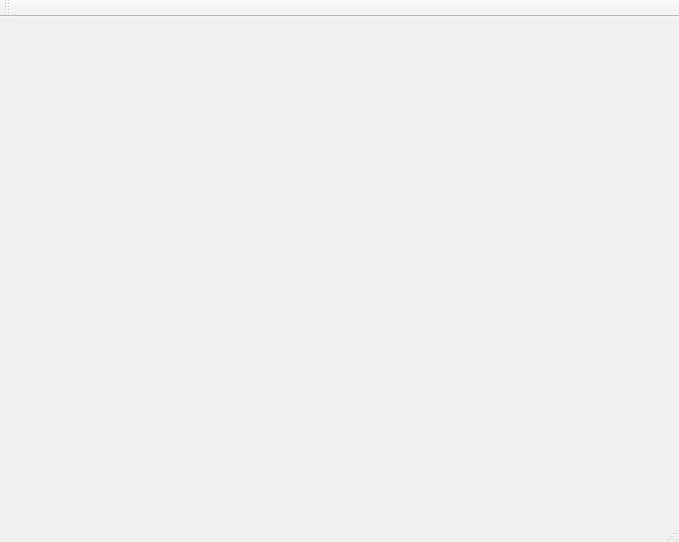
<ui version="4.0" >
 <class>ApplicationWindow</class>
 <widget class="QMainWindow" name="ApplicationWindow" >
  <property name="geometry" >
   <rect>
    <x>0</x>
    <y>0</y>
    <width>679</width>
    <height>542</height>
   </rect>
  </property>
  <property name="palette" >
   <palette>
    <active>
     <colorrole role="WindowText" >
      <brush brushstyle="SolidPattern" >
       <color alpha="255" >
        <red>0</red>
        <green>0</green>
        <blue>0</blue>
       </color>
      </brush>
     </colorrole>
     <colorrole role="Button" >
      <brush brushstyle="SolidPattern" >
       <color alpha="255" >
        <red>208</red>
        <green>208</green>
        <blue>208</blue>
       </color>
      </brush>
     </colorrole>
     <colorrole role="Light" >
      <brush brushstyle="SolidPattern" >
       <color alpha="255" >
        <red>255</red>
        <green>255</green>
        <blue>255</blue>
       </color>
      </brush>
     </colorrole>
     <colorrole role="Midlight" >
      <brush brushstyle="SolidPattern" >
       <color alpha="255" >
        <red>247</red>
        <green>247</green>
        <blue>247</blue>
       </color>
      </brush>
     </colorrole>
     <colorrole role="Dark" >
      <brush brushstyle="SolidPattern" >
       <color alpha="255" >
        <red>120</red>
        <green>120</green>
        <blue>120</blue>
       </color>
      </brush>
     </colorrole>
     <colorrole role="Mid" >
      <brush brushstyle="SolidPattern" >
       <color alpha="255" >
        <red>139</red>
        <green>139</green>
        <blue>139</blue>
       </color>
      </brush>
     </colorrole>
     <colorrole role="Text" >
      <brush brushstyle="SolidPattern" >
       <color alpha="255" >
        <red>0</red>
        <green>0</green>
        <blue>0</blue>
       </color>
      </brush>
     </colorrole>
     <colorrole role="BrightText" >
      <brush brushstyle="SolidPattern" >
       <color alpha="255" >
        <red>255</red>
        <green>255</green>
        <blue>255</blue>
       </color>
      </brush>
     </colorrole>
     <colorrole role="ButtonText" >
      <brush brushstyle="SolidPattern" >
       <color alpha="255" >
        <red>0</red>
        <green>0</green>
        <blue>0</blue>
       </color>
      </brush>
     </colorrole>
     <colorrole role="Base" >
      <brush brushstyle="SolidPattern" >
       <color alpha="255" >
        <red>255</red>
        <green>255</green>
        <blue>255</blue>
       </color>
      </brush>
     </colorrole>
     <colorrole role="Window" >
      <brush brushstyle="SolidPattern" >
       <color alpha="255" >
        <red>240</red>
        <green>240</green>
        <blue>240</blue>
       </color>
      </brush>
     </colorrole>
     <colorrole role="Shadow" >
      <brush brushstyle="SolidPattern" >
       <color alpha="255" >
        <red>0</red>
        <green>0</green>
        <blue>0</blue>
       </color>
      </brush>
     </colorrole>
     <colorrole role="Highlight" >
      <brush brushstyle="SolidPattern" >
       <color alpha="255" >
        <red>10</red>
        <green>36</green>
        <blue>106</blue>
       </color>
      </brush>
     </colorrole>
     <colorrole role="HighlightedText" >
      <brush brushstyle="SolidPattern" >
       <color alpha="255" >
        <red>255</red>
        <green>255</green>
        <blue>255</blue>
       </color>
      </brush>
     </colorrole>
     <colorrole role="Link" >
      <brush brushstyle="SolidPattern" >
       <color alpha="255" >
        <red>0</red>
        <green>0</green>
        <blue>255</blue>
       </color>
      </brush>
     </colorrole>
     <colorrole role="LinkVisited" >
      <brush brushstyle="SolidPattern" >
       <color alpha="255" >
        <red>255</red>
        <green>0</green>
        <blue>255</blue>
       </color>
      </brush>
     </colorrole>
     <colorrole role="AlternateBase" >
      <brush brushstyle="SolidPattern" >
       <color alpha="255" >
        <red>247</red>
        <green>247</green>
        <blue>247</blue>
       </color>
      </brush>
     </colorrole>
    </active>
    <inactive>
     <colorrole role="WindowText" >
      <brush brushstyle="SolidPattern" >
       <color alpha="255" >
        <red>0</red>
        <green>0</green>
        <blue>0</blue>
       </color>
      </brush>
     </colorrole>
     <colorrole role="Button" >
      <brush brushstyle="SolidPattern" >
       <color alpha="255" >
        <red>208</red>
        <green>208</green>
        <blue>208</blue>
       </color>
      </brush>
     </colorrole>
     <colorrole role="Light" >
      <brush brushstyle="SolidPattern" >
       <color alpha="255" >
        <red>255</red>
        <green>255</green>
        <blue>255</blue>
       </color>
      </brush>
     </colorrole>
     <colorrole role="Midlight" >
      <brush brushstyle="SolidPattern" >
       <color alpha="255" >
        <red>247</red>
        <green>247</green>
        <blue>247</blue>
       </color>
      </brush>
     </colorrole>
     <colorrole role="Dark" >
      <brush brushstyle="SolidPattern" >
       <color alpha="255" >
        <red>120</red>
        <green>120</green>
        <blue>120</blue>
       </color>
      </brush>
     </colorrole>
     <colorrole role="Mid" >
      <brush brushstyle="SolidPattern" >
       <color alpha="255" >
        <red>139</red>
        <green>139</green>
        <blue>139</blue>
       </color>
      </brush>
     </colorrole>
     <colorrole role="Text" >
      <brush brushstyle="SolidPattern" >
       <color alpha="255" >
        <red>0</red>
        <green>0</green>
        <blue>0</blue>
       </color>
      </brush>
     </colorrole>
     <colorrole role="BrightText" >
      <brush brushstyle="SolidPattern" >
       <color alpha="255" >
        <red>255</red>
        <green>255</green>
        <blue>255</blue>
       </color>
      </brush>
     </colorrole>
     <colorrole role="ButtonText" >
      <brush brushstyle="SolidPattern" >
       <color alpha="255" >
        <red>0</red>
        <green>0</green>
        <blue>0</blue>
       </color>
      </brush>
     </colorrole>
     <colorrole role="Base" >
      <brush brushstyle="SolidPattern" >
       <color alpha="255" >
        <red>255</red>
        <green>255</green>
        <blue>255</blue>
       </color>
      </brush>
     </colorrole>
     <colorrole role="Window" >
      <brush brushstyle="SolidPattern" >
       <color alpha="255" >
        <red>240</red>
        <green>240</green>
        <blue>240</blue>
       </color>
      </brush>
     </colorrole>
     <colorrole role="Shadow" >
      <brush brushstyle="SolidPattern" >
       <color alpha="255" >
        <red>0</red>
        <green>0</green>
        <blue>0</blue>
       </color>
      </brush>
     </colorrole>
     <colorrole role="Highlight" >
      <brush brushstyle="SolidPattern" >
       <color alpha="255" >
        <red>212</red>
        <green>208</green>
        <blue>200</blue>
       </color>
      </brush>
     </colorrole>
     <colorrole role="HighlightedText" >
      <brush brushstyle="SolidPattern" >
       <color alpha="255" >
        <red>0</red>
        <green>0</green>
        <blue>0</blue>
       </color>
      </brush>
     </colorrole>
     <colorrole role="Link" >
      <brush brushstyle="SolidPattern" >
       <color alpha="255" >
        <red>0</red>
        <green>0</green>
        <blue>255</blue>
       </color>
      </brush>
     </colorrole>
     <colorrole role="LinkVisited" >
      <brush brushstyle="SolidPattern" >
       <color alpha="255" >
        <red>255</red>
        <green>0</green>
        <blue>255</blue>
       </color>
      </brush>
     </colorrole>
     <colorrole role="AlternateBase" >
      <brush brushstyle="SolidPattern" >
       <color alpha="255" >
        <red>247</red>
        <green>247</green>
        <blue>247</blue>
       </color>
      </brush>
     </colorrole>
    </inactive>
    <disabled>
     <colorrole role="WindowText" >
      <brush brushstyle="SolidPattern" >
       <color alpha="255" >
        <red>120</red>
        <green>120</green>
        <blue>120</blue>
       </color>
      </brush>
     </colorrole>
     <colorrole role="Button" >
      <brush brushstyle="SolidPattern" >
       <color alpha="255" >
        <red>208</red>
        <green>208</green>
        <blue>208</blue>
       </color>
      </brush>
     </colorrole>
     <colorrole role="Light" >
      <brush brushstyle="SolidPattern" >
       <color alpha="255" >
        <red>255</red>
        <green>255</green>
        <blue>255</blue>
       </color>
      </brush>
     </colorrole>
     <colorrole role="Midlight" >
      <brush brushstyle="SolidPattern" >
       <color alpha="255" >
        <red>247</red>
        <green>247</green>
        <blue>247</blue>
       </color>
      </brush>
     </colorrole>
     <colorrole role="Dark" >
      <brush brushstyle="SolidPattern" >
       <color alpha="255" >
        <red>120</red>
        <green>120</green>
        <blue>120</blue>
       </color>
      </brush>
     </colorrole>
     <colorrole role="Mid" >
      <brush brushstyle="SolidPattern" >
       <color alpha="255" >
        <red>139</red>
        <green>139</green>
        <blue>139</blue>
       </color>
      </brush>
     </colorrole>
     <colorrole role="Text" >
      <brush brushstyle="SolidPattern" >
       <color alpha="255" >
        <red>120</red>
        <green>120</green>
        <blue>120</blue>
       </color>
      </brush>
     </colorrole>
     <colorrole role="BrightText" >
      <brush brushstyle="SolidPattern" >
       <color alpha="255" >
        <red>255</red>
        <green>255</green>
        <blue>255</blue>
       </color>
      </brush>
     </colorrole>
     <colorrole role="ButtonText" >
      <brush brushstyle="SolidPattern" >
       <color alpha="255" >
        <red>120</red>
        <green>120</green>
        <blue>120</blue>
       </color>
      </brush>
     </colorrole>
     <colorrole role="Base" >
      <brush brushstyle="SolidPattern" >
       <color alpha="255" >
        <red>240</red>
        <green>240</green>
        <blue>240</blue>
       </color>
      </brush>
     </colorrole>
     <colorrole role="Window" >
      <brush brushstyle="SolidPattern" >
       <color alpha="255" >
        <red>240</red>
        <green>240</green>
        <blue>240</blue>
       </color>
      </brush>
     </colorrole>
     <colorrole role="Shadow" >
      <brush brushstyle="SolidPattern" >
       <color alpha="255" >
        <red>0</red>
        <green>0</green>
        <blue>0</blue>
       </color>
      </brush>
     </colorrole>
     <colorrole role="Highlight" >
      <brush brushstyle="SolidPattern" >
       <color alpha="255" >
        <red>10</red>
        <green>36</green>
        <blue>106</blue>
       </color>
      </brush>
     </colorrole>
     <colorrole role="HighlightedText" >
      <brush brushstyle="SolidPattern" >
       <color alpha="255" >
        <red>255</red>
        <green>255</green>
        <blue>255</blue>
       </color>
      </brush>
     </colorrole>
     <colorrole role="Link" >
      <brush brushstyle="SolidPattern" >
       <color alpha="255" >
        <red>0</red>
        <green>0</green>
        <blue>255</blue>
       </color>
      </brush>
     </colorrole>
     <colorrole role="LinkVisited" >
      <brush brushstyle="SolidPattern" >
       <color alpha="255" >
        <red>255</red>
        <green>0</green>
        <blue>255</blue>
       </color>
      </brush>
     </colorrole>
     <colorrole role="AlternateBase" >
      <brush brushstyle="SolidPattern" >
       <color alpha="255" >
        <red>247</red>
        <green>247</green>
        <blue>247</blue>
       </color>
      </brush>
     </colorrole>
    </disabled>
   </palette>
  </property>
  <property name="font" >
   <font>
    <family>Arial</family>
    <pointsize>10</pointsize>
    <weight>50</weight>
    <italic>false</italic>
    <bold>false</bold>
    <underline>false</underline>
    <strikeout>false</strikeout>
   </font>
  </property>
  <property name="contextMenuPolicy" >
   <enum>Qt::CustomContextMenu</enum>
  </property>
  <property name="windowTitle" >
   <string>RetroShare</string>
  </property>
  <property name="iconSize" >
   <size>
    <width>24</width>
    <height>24</height>
   </size>
  </property>
  <property name="toolButtonStyle" >
   <enum>Qt::ToolButtonTextUnderIcon</enum>
  </property>
  <widget class="QWidget" name="centralwidget" >
   <property name="geometry" >
    <rect>
     <x>0</x>
     <y>12</y>
     <width>679</width>
     <height>509</height>
    </rect>
   </property>
   <layout class="QGridLayout" >
    <property name="horizontalSpacing" >
     <number>0</number>
    </property>
    <property name="margin" >
     <number>0</number>
    </property>
    <item row="0" column="0" >
     <widget class="MainPageStack" native="1" name="stackPages" >
      <property name="sizeIncrement" >
       <size>
        <width>120</width>
        <height>0</height>
       </size>
      </property>
      <property name="baseSize" >
       <size>
        <width>120</width>
        <height>0</height>
       </size>
      </property>
      <property name="palette" >
       <palette>
        <active>
         <colorrole role="WindowText" >
          <brush brushstyle="SolidPattern" >
           <color alpha="255" >
            <red>0</red>
            <green>0</green>
            <blue>0</blue>
           </color>
          </brush>
         </colorrole>
         <colorrole role="Button" >
          <brush brushstyle="SolidPattern" >
           <color alpha="255" >
            <red>208</red>
            <green>208</green>
            <blue>208</blue>
           </color>
          </brush>
         </colorrole>
         <colorrole role="Light" >
          <brush brushstyle="SolidPattern" >
           <color alpha="255" >
            <red>255</red>
            <green>255</green>
            <blue>255</blue>
           </color>
          </brush>
         </colorrole>
         <colorrole role="Midlight" >
          <brush brushstyle="SolidPattern" >
           <color alpha="255" >
            <red>247</red>
            <green>247</green>
            <blue>247</blue>
           </color>
          </brush>
         </colorrole>
         <colorrole role="Dark" >
          <brush brushstyle="SolidPattern" >
           <color alpha="255" >
            <red>120</red>
            <green>120</green>
            <blue>120</blue>
           </color>
          </brush>
         </colorrole>
         <colorrole role="Mid" >
          <brush brushstyle="SolidPattern" >
           <color alpha="255" >
            <red>160</red>
            <green>160</green>
            <blue>160</blue>
           </color>
          </brush>
         </colorrole>
         <colorrole role="Text" >
          <brush brushstyle="SolidPattern" >
           <color alpha="255" >
            <red>0</red>
            <green>0</green>
            <blue>0</blue>
           </color>
          </brush>
         </colorrole>
         <colorrole role="BrightText" >
          <brush brushstyle="SolidPattern" >
           <color alpha="255" >
            <red>255</red>
            <green>255</green>
            <blue>255</blue>
           </color>
          </brush>
         </colorrole>
         <colorrole role="ButtonText" >
          <brush brushstyle="SolidPattern" >
           <color alpha="255" >
            <red>0</red>
            <green>0</green>
            <blue>0</blue>
           </color>
          </brush>
         </colorrole>
         <colorrole role="Base" >
          <brush brushstyle="SolidPattern" >
           <color alpha="255" >
            <red>255</red>
            <green>255</green>
            <blue>255</blue>
           </color>
          </brush>
         </colorrole>
         <colorrole role="Window" >
          <brush brushstyle="SolidPattern" >
           <color alpha="255" >
            <red>240</red>
            <green>240</green>
            <blue>240</blue>
           </color>
          </brush>
         </colorrole>
         <colorrole role="Shadow" >
          <brush brushstyle="SolidPattern" >
           <color alpha="255" >
            <red>0</red>
            <green>0</green>
            <blue>0</blue>
           </color>
          </brush>
         </colorrole>
         <colorrole role="Highlight" >
          <brush brushstyle="SolidPattern" >
           <color alpha="255" >
            <red>10</red>
            <green>36</green>
            <blue>106</blue>
           </color>
          </brush>
         </colorrole>
         <colorrole role="HighlightedText" >
          <brush brushstyle="SolidPattern" >
           <color alpha="255" >
            <red>255</red>
            <green>255</green>
            <blue>255</blue>
           </color>
          </brush>
         </colorrole>
         <colorrole role="Link" >
          <brush brushstyle="SolidPattern" >
           <color alpha="255" >
            <red>0</red>
            <green>0</green>
            <blue>255</blue>
           </color>
          </brush>
         </colorrole>
         <colorrole role="LinkVisited" >
          <brush brushstyle="SolidPattern" >
           <color alpha="255" >
            <red>255</red>
            <green>0</green>
            <blue>255</blue>
           </color>
          </brush>
         </colorrole>
         <colorrole role="AlternateBase" >
          <brush brushstyle="SolidPattern" >
           <color alpha="255" >
            <red>247</red>
            <green>247</green>
            <blue>247</blue>
           </color>
          </brush>
         </colorrole>
        </active>
        <inactive>
         <colorrole role="WindowText" >
          <brush brushstyle="SolidPattern" >
           <color alpha="255" >
            <red>0</red>
            <green>0</green>
            <blue>0</blue>
           </color>
          </brush>
         </colorrole>
         <colorrole role="Button" >
          <brush brushstyle="SolidPattern" >
           <color alpha="255" >
            <red>208</red>
            <green>208</green>
            <blue>208</blue>
           </color>
          </brush>
         </colorrole>
         <colorrole role="Light" >
          <brush brushstyle="SolidPattern" >
           <color alpha="255" >
            <red>255</red>
            <green>255</green>
            <blue>255</blue>
           </color>
          </brush>
         </colorrole>
         <colorrole role="Midlight" >
          <brush brushstyle="SolidPattern" >
           <color alpha="255" >
            <red>247</red>
            <green>247</green>
            <blue>247</blue>
           </color>
          </brush>
         </colorrole>
         <colorrole role="Dark" >
          <brush brushstyle="SolidPattern" >
           <color alpha="255" >
            <red>120</red>
            <green>120</green>
            <blue>120</blue>
           </color>
          </brush>
         </colorrole>
         <colorrole role="Mid" >
          <brush brushstyle="SolidPattern" >
           <color alpha="255" >
            <red>160</red>
            <green>160</green>
            <blue>160</blue>
           </color>
          </brush>
         </colorrole>
         <colorrole role="Text" >
          <brush brushstyle="SolidPattern" >
           <color alpha="255" >
            <red>0</red>
            <green>0</green>
            <blue>0</blue>
           </color>
          </brush>
         </colorrole>
         <colorrole role="BrightText" >
          <brush brushstyle="SolidPattern" >
           <color alpha="255" >
            <red>255</red>
            <green>255</green>
            <blue>255</blue>
           </color>
          </brush>
         </colorrole>
         <colorrole role="ButtonText" >
          <brush brushstyle="SolidPattern" >
           <color alpha="255" >
            <red>0</red>
            <green>0</green>
            <blue>0</blue>
           </color>
          </brush>
         </colorrole>
         <colorrole role="Base" >
          <brush brushstyle="SolidPattern" >
           <color alpha="255" >
            <red>255</red>
            <green>255</green>
            <blue>255</blue>
           </color>
          </brush>
         </colorrole>
         <colorrole role="Window" >
          <brush brushstyle="SolidPattern" >
           <color alpha="255" >
            <red>240</red>
            <green>240</green>
            <blue>240</blue>
           </color>
          </brush>
         </colorrole>
         <colorrole role="Shadow" >
          <brush brushstyle="SolidPattern" >
           <color alpha="255" >
            <red>0</red>
            <green>0</green>
            <blue>0</blue>
           </color>
          </brush>
         </colorrole>
         <colorrole role="Highlight" >
          <brush brushstyle="SolidPattern" >
           <color alpha="255" >
            <red>212</red>
            <green>208</green>
            <blue>200</blue>
           </color>
          </brush>
         </colorrole>
         <colorrole role="HighlightedText" >
          <brush brushstyle="SolidPattern" >
           <color alpha="255" >
            <red>0</red>
            <green>0</green>
            <blue>0</blue>
           </color>
          </brush>
         </colorrole>
         <colorrole role="Link" >
          <brush brushstyle="SolidPattern" >
           <color alpha="255" >
            <red>0</red>
            <green>0</green>
            <blue>255</blue>
           </color>
          </brush>
         </colorrole>
         <colorrole role="LinkVisited" >
          <brush brushstyle="SolidPattern" >
           <color alpha="255" >
            <red>255</red>
            <green>0</green>
            <blue>255</blue>
           </color>
          </brush>
         </colorrole>
         <colorrole role="AlternateBase" >
          <brush brushstyle="SolidPattern" >
           <color alpha="255" >
            <red>247</red>
            <green>247</green>
            <blue>247</blue>
           </color>
          </brush>
         </colorrole>
        </inactive>
        <disabled>
         <colorrole role="WindowText" >
          <brush brushstyle="SolidPattern" >
           <color alpha="255" >
            <red>120</red>
            <green>120</green>
            <blue>120</blue>
           </color>
          </brush>
         </colorrole>
         <colorrole role="Button" >
          <brush brushstyle="SolidPattern" >
           <color alpha="255" >
            <red>208</red>
            <green>208</green>
            <blue>208</blue>
           </color>
          </brush>
         </colorrole>
         <colorrole role="Light" >
          <brush brushstyle="SolidPattern" >
           <color alpha="255" >
            <red>255</red>
            <green>255</green>
            <blue>255</blue>
           </color>
          </brush>
         </colorrole>
         <colorrole role="Midlight" >
          <brush brushstyle="SolidPattern" >
           <color alpha="255" >
            <red>247</red>
            <green>247</green>
            <blue>247</blue>
           </color>
          </brush>
         </colorrole>
         <colorrole role="Dark" >
          <brush brushstyle="SolidPattern" >
           <color alpha="255" >
            <red>120</red>
            <green>120</green>
            <blue>120</blue>
           </color>
          </brush>
         </colorrole>
         <colorrole role="Mid" >
          <brush brushstyle="SolidPattern" >
           <color alpha="255" >
            <red>160</red>
            <green>160</green>
            <blue>160</blue>
           </color>
          </brush>
         </colorrole>
         <colorrole role="Text" >
          <brush brushstyle="SolidPattern" >
           <color alpha="255" >
            <red>120</red>
            <green>120</green>
            <blue>120</blue>
           </color>
          </brush>
         </colorrole>
         <colorrole role="BrightText" >
          <brush brushstyle="SolidPattern" >
           <color alpha="255" >
            <red>255</red>
            <green>255</green>
            <blue>255</blue>
           </color>
          </brush>
         </colorrole>
         <colorrole role="ButtonText" >
          <brush brushstyle="SolidPattern" >
           <color alpha="255" >
            <red>120</red>
            <green>120</green>
            <blue>120</blue>
           </color>
          </brush>
         </colorrole>
         <colorrole role="Base" >
          <brush brushstyle="SolidPattern" >
           <color alpha="255" >
            <red>240</red>
            <green>240</green>
            <blue>240</blue>
           </color>
          </brush>
         </colorrole>
         <colorrole role="Window" >
          <brush brushstyle="SolidPattern" >
           <color alpha="255" >
            <red>240</red>
            <green>240</green>
            <blue>240</blue>
           </color>
          </brush>
         </colorrole>
         <colorrole role="Shadow" >
          <brush brushstyle="SolidPattern" >
           <color alpha="255" >
            <red>0</red>
            <green>0</green>
            <blue>0</blue>
           </color>
          </brush>
         </colorrole>
         <colorrole role="Highlight" >
          <brush brushstyle="SolidPattern" >
           <color alpha="255" >
            <red>10</red>
            <green>36</green>
            <blue>106</blue>
           </color>
          </brush>
         </colorrole>
         <colorrole role="HighlightedText" >
          <brush brushstyle="SolidPattern" >
           <color alpha="255" >
            <red>255</red>
            <green>255</green>
            <blue>255</blue>
           </color>
          </brush>
         </colorrole>
         <colorrole role="Link" >
          <brush brushstyle="SolidPattern" >
           <color alpha="255" >
            <red>0</red>
            <green>0</green>
            <blue>255</blue>
           </color>
          </brush>
         </colorrole>
         <colorrole role="LinkVisited" >
          <brush brushstyle="SolidPattern" >
           <color alpha="255" >
            <red>255</red>
            <green>0</green>
            <blue>255</blue>
           </color>
          </brush>
         </colorrole>
         <colorrole role="AlternateBase" >
          <brush brushstyle="SolidPattern" >
           <color alpha="255" >
            <red>247</red>
            <green>247</green>
            <blue>247</blue>
           </color>
          </brush>
         </colorrole>
        </disabled>
       </palette>
      </property>
      <property name="font" >
       <font>
        <weight>50</weight>
        <bold>false</bold>
       </font>
      </property>
      <property name="contextMenuPolicy" >
       <enum>Qt::NoContextMenu</enum>
      </property>
     </widget>
    </item>
   </layout>
  </widget>
  <widget class="QStatusBar" name="statusbar" >
   <property name="geometry" >
    <rect>
     <x>0</x>
     <y>521</y>
     <width>679</width>
     <height>21</height>
    </rect>
   </property>
  </widget>
  <widget class="QToolBar" name="toolBar" >
   <property name="geometry" >
    <rect>
     <x>0</x>
     <y>0</y>
     <width>679</width>
     <height>12</height>
    </rect>
   </property>
   <property name="contextMenuPolicy" >
    <enum>Qt::NoContextMenu</enum>
   </property>
   <property name="movable" >
    <bool>true</bool>
   </property>
   <property name="allowedAreas" >
    <set>Qt::TopToolBarArea</set>
   </property>
   <property name="orientation" >
    <enum>Qt::Horizontal</enum>
   </property>
   <property name="iconSize" >
    <size>
     <width>24</width>
     <height>24</height>
    </size>
   </property>
   <property name="toolButtonStyle" >
    <enum>Qt::ToolButtonTextUnderIcon</enum>
   </property>
   <attribute name="toolBarArea" >
    <enum>TopToolBarArea</enum>
   </attribute>
   <attribute name="toolBarBreak" >
    <bool>false</bool>
   </attribute>
  </widget>
 </widget>
 <customwidgets>
  <customwidget>
   <class>MainPageStack</class>
   <extends>QWidget</extends>
   <header>gui/mainpagestack.h</header>
  </customwidget>
 </customwidgets>
 <resources>
  <include location="images.qrc" />
 </resources>
 <connections/>
</ui>
